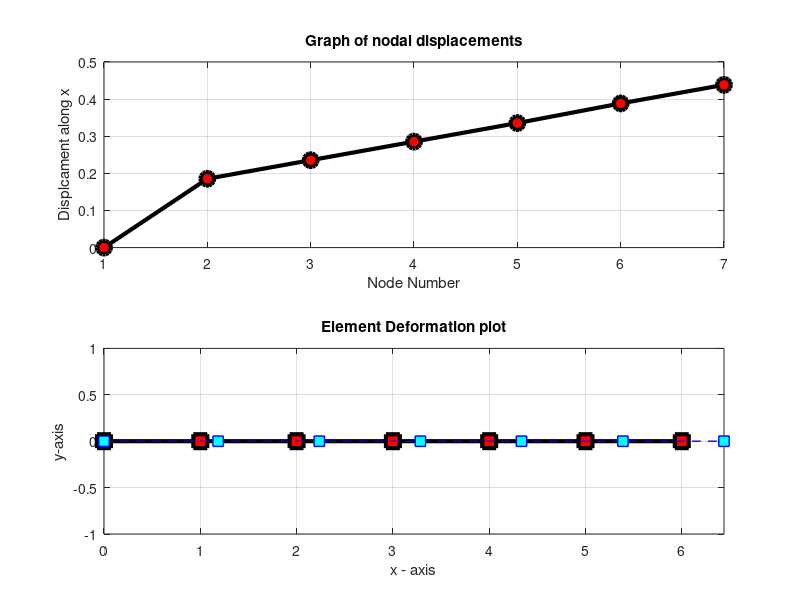

Write MATLAB code to recreate this figure.
% this is a trial fea code for LINEAR springs
% EleCon = [elem1 nodeiOfelem1 nodejOfelem1;
%           elem2 nodeiOfelem2 nodejOfelem2;];
% ExEleCon = [elem1 Kelem1 nodeiOfelem1 nodejOfelem1;
%             elem2 Kelem2 nodeiOfelem2 nodejOfelem2;];
%%%%%%%%%%%%%%%%%%%%%%%%%%%%%%%%%%%%%%%%%
%% ELEMENT INFORMATION
EleCon = [1 1 2;
          2 2 3;
          3 3 4
          4 4 5
          5 5 6
          6 6 7;]; % EleCon - Element Connectivity
k      = [100*rand;
          100;
          100;
          100;
          100*rand;
          100;]; % k values in kN/m
NoOfElements = size(EleCon,1);
%%%%%%%%%%%%%%%%%%%%%%%%%%%%%%%%%%%%%%%%%
%% BOUNDARY CONDITIONS ---- LOADS:
%   there are no loads applied on nodes 2 to (nd_sys - 1)
%   Hence, if nd_sys = 8, in Kd = F, F values for nodes 2,3,4..,7 are zero
%   P is applied on nd.no. 8
%   But, ther exists a reaction force on node 1 as it is constrained against any motion
NodalForce = [NaN;
              0;
              0;
              0;
              0;
              0;
              5;];
% units: kN
% NaN entries marks unkown force values. These are to be calculated
%%%%%%%%%%%%%%%%%%%%%%%%%%%%%%%%%%%%%%%%%
%% BOUNDARY CONDITIONS ---- DISPLACEMENTS:
%   only node 1 is constrained to move. 
%   hence u1 = 0
NodalDisp = [0;
             NaN;
             NaN;
             NaN;
             NaN;
             NaN;
             NaN;];
% units: m
% NaN entries marks unkown displacement values. These are to be calculated
%%%%%%%%%%%%%%%%%%%%%%%%%%%%%%%%%%%%%%%%%
%% FORMULATE ELEMENT STIFFNESS MATRICES, AND INCLUDE IT AND ELEMENT NODE NUMBERS, IN KLCL_cell
KLCL_cell = cell(NoOfElements,2);
for elem = 1:NoOfElements
    KLCL_cell{elem,1} = [EleCon(elem,2) EleCon(elem,3)];
    KLCL_cell{elem,2} = k(elem)*[1 -1; -1  1];
end
%%%%%%%%%%%%%%%%%%%%%%%%%%%%%%%%%%%%%%%%%
%% CALCULATE KGBL{1,1}
nodes_in_sys = unique(reshape(EleCon(:,2:3),1,numel(EleCon(:,2:3)))); % these are the nodes in the FE system
NoOfNodes    = numel(nodes_in_sys); % number of nodes in the FE system
MinNdNum_sys = min(nodes_in_sys);   % minimum node number in the FE system
MaxNdNum_sys = max(nodes_in_sys);   % maximum node number in the FE system
NdNumIncr    = 1;                   % node number increment (let it default to 1)
KGBL{1,1}    = MinNdNum_sys:NdNumIncr:max(nodes_in_sys);
%%%%%%%%%%%%%%%%%%%%%%%%%%%%%%%%%%%%%%%%%
%% CALCULATE DEGREE OF FREEDOM OF THE COMPLETE FE SYSTEM
NID       = 1; % Number of Independent Directions in which node can move NOTE: NID=1 for 1D, NID=2 for 2D, etc..
DOF_sys   = NoOfNodes * NID; % Only in this case.. In other cases, it should be known apriori
%%%%%%%%%%%%%%%%%%%%%%%%%%%%%%%%%%%%%%%%%
%% \\\\\\\\GLOBAL STIFFNESS MATRIX ASSEMBLY//////////
KGBL{1,2} = zeros(DOF_sys,DOF_sys); % initialize Global K matrix as a cell entry in KGBL
NdNum_sys = KGBL{1,1}; % invoke back the value of NdNum_sys from KGBL_cell
for elem = 1:NoOfElements
    NdNum_elem = KLCL_cell{elem,1}; % invoke back the value of NdNum_elem from KLCL_cell
    p = NdNum_elem(1,1); % this is the ith node of the 'elem'th element
    q = NdNum_elem(1,2); % this is the jth node of the 'elem'th element
    % Next 4 lines take values from KLCL and place them in KGBL at required positions
    KGBL{1,2}(p,p) = KGBL{1,2}(p,p) + KLCL_cell{elem,2}(1,1);
    KGBL{1,2}(p,q) = KGBL{1,2}(p,q) + KLCL_cell{elem,2}(1,2);
    KGBL{1,2}(q,p) = KGBL{1,2}(q,p) + KLCL_cell{elem,2}(2,1);
    KGBL{1,2}(q,q) = KGBL{1,2}(q,q) + KLCL_cell{elem,2}(2,2);
end
% KGBL{1,2}; % display Glo0bal Stiffness Matrix
%%%%%%%%%%%%%%%%%%%%%%%%%%%%%%%%%%%%%%%%%
%% PARTITIONING THE GLOBAL STIFFNESS MATRIX
% First, find out which of the nodes are constrained from moving
ConNdNum = find(NodalDisp==0); % Constrained node number
% Next,  find out which of the nodes are not-constrained from moving
UnConNodes = nodes_in_sys;
UnConNodes(ConNdNum) = [];
% Next, intead of eliminating the (ConNdNum)th col and row from KGBL, extract KGBLp from KGBL
% The above is carried out as follows:
%   First, extract  KGBL{1,2} to KGBLp
KGBL_P = KGBL{1,2}; % KGBL_P; KGBL Partitioned. This is not yet partitioned
% Now partition KGBL_P: first by col and then by row (first by row and then by col will also work)
for col = 1:numel(ConNdNum)
    KGBL_P(:,ConNdNum(col)) = [];% Eliminate these columns
end
for row = 1:numel(ConNdNum)
    KGBL_P(ConNdNum(row),:) = [];% Eliminate these rows
end
% KGBL_P; % Diaplay PARTITIONED GLOBAL STIFFNESS MATRIX
%%%%%%%%%%%%%%%%%%%%%%%%%%%%%%%%%%%%%%%%%
%% PARTITIONING THE LOAD VECTOR
% First, extract NodalForce to NodalForce_P
NodalForce_P = NodalForce;
% Next, eliminate the row belonging to constrained node
for row = 1:numel(ConNdNum)
    NodalForce_P(ConNdNum(row),:) = [];% Eliminate these columns
end
% NodalForceP has now been partitioned
%%%%%%%%%%%%%%%%%%%%%%%%%%%%%%%%%%%%%%%%%
%% SOLVE THE EQUATIONS
% In next line, displacements refer to UnConNodes
nodaldisplacements = KGBL_P\NodalForce_P;
NodalDISP = zeros(NoOfNodes,1);
for ct1 = 1:numel(UnConNodes)
    NodalDISP(UnConNodes(ct1)) = nodaldisplacements(ct1);
end
%%%%%%%%%%%%%%%%%%%%%%%%%%%%%%%%%%%%%%%%%
%% CALCULATE FINAL NODAL POSITIONS, AFTER UNDERGOING DISPLACEMENT
AssumedEleLength = 1; % unity
InitialNodalPositions = (0:AssumedEleLength:NoOfElements*AssumedEleLength)';
NdDisp = zeros(NoOfNodes,1);
for ct1 = 1:numel(UnConNodes)
    NdDisp(UnConNodes(ct1)) = nodaldisplacements(ct1);
end
FinalNodalPositions = InitialNodalPositions + NdDisp;
%%%%%%%%%%%%%%%%%%%%%%%%%%%%%%%%%%%%%%%%%
% %% PLOT THE NODAL DISSPLACEMENTS
close all
set(0,'DefaultFigureWindowStyle','docked')
% GRXh_DISPLACEMENT     = figure(1); hold on
% GRXh_DISPLACEMENTplot = plot(1:numel(NodalDISP),NodalDISP,'-ko','LineWidth',3,'MarkerSize',10,'MarkerFaceColor','r');
% GRXh_DISPLACEMENT_XL  = xlabel('Node Number');
% GRXh_DISPLACEMENT_YL  = ylabel('Displcament along x');
% GRXh_DISPLACEMENT_TT  = title('Plot of nodal displacements');
% axis tight
%%%%%%%%%%%%%%%%%%%%%%%%%%%%%%%%%%%%%%%%%
%% MAKING USE OF SUB-PLOTS
figure
% SUB-PLOT : 01--graph of nodal displacement vs node number
GRXhSP1 = subplot(2,1,1);% GRXhSP: Graphix Handle SubPlot
GRXhSP1_xl = xlabel('Node Number'); % xl - xlabel
GRXhSP1_yl = ylabel('Displcament along x'); % yl - ylabel
GRXhSP1_tt = title('Graph of nodal displacements'); % tt - title
grid on; box on; hold on
GRXhSP1_PLOT = plot(1:numel(NodalDISP),NodalDISP,'-ko','LineWidth',3,'MarkerSize',10,'MarkerFaceColor','r');

% SUB-PLOT : 02--plot of element deformations
GRXhSP2 = subplot(2,1,2);% GRXhSP: Graphix Handle SubPlot
GRXhSP2_xl = xlabel('x - axis'); % xl - xlabel
GRXhSP2_yl = ylabel('y-axis'); % yl - ylabel
GRXhSP2_tt = title('Element Deformation plot'); % tt - title
grid on; box on; hold on
GRXhSP2_plota = plot(InitialNodalPositions, zeros(numel(InitialNodalPositions),1),'-ks','LineWidth',3,'MarkerSize',10,'MarkerFaceColor','r');
GRXhSP2_plotb = plot(FinalNodalPositions, zeros(numel(FinalNodalPositions),1),   '--bs','LineWidth',1,'MarkerSize',7.5,'MarkerFaceColor','c');
axis([min(FinalNodalPositions) max(FinalNodalPositions) -1 +1])
%%%%%%%%%%%%%%%%%%%%%%%%%%%%%%%%%%%%%%%%%
%% PRINT RESULT: plots
print('-depsc',strcat(pwd,'\FEA_PLOTS_1D_LinearSprings.eps'))